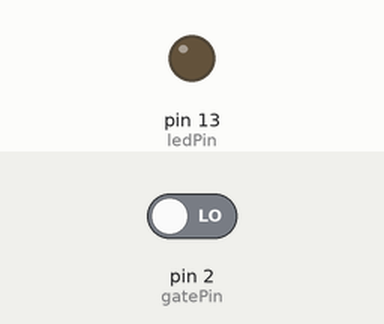
Simulated run of this sketch. Board: Arduino Uno, built with avr-gcc and run on an emulated ATmega328P. On the bench: output pins drawn as LEDs (lit = HIGH). The inputs (shaded band) are chosen by the test bench; at power-on: pin 2 (gatePin) LOW.

Above: at 1.2 s.
1.3 s: pin 2 (gatePin) driven HIGH
At 2.2 s:
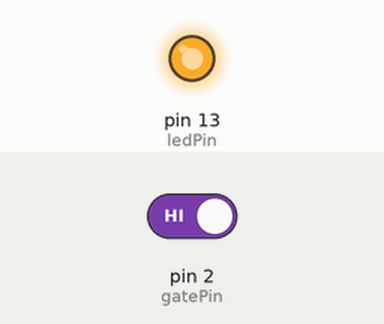
2.8 s: pin 2 (gatePin) driven LOW
At 3.3 s:
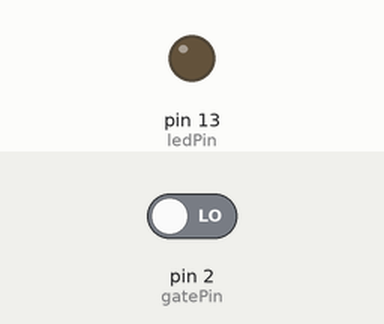
Timing chart, 0 to 5.8 s (numbered marks = the images above; inputs shaded):
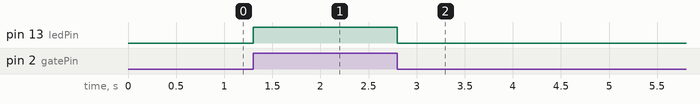

The sketch:

micGateTest.ino
```cpp
int gatePin = 2;
int ledPin = LED_BUILTIN;

void setup() {

  pinMode(gatePin, INPUT);
  pinMode(ledPin, OUTPUT);

}

void loop() {

  digitalWrite(ledPin, digitalRead(gatePin));

}
```

Measured:
- after the input at 1.3 s, pin 13 (ledPin): LOW → HIGH at once
- after the input at 2.8 s, pin 13 (ledPin): HIGH → LOW at once
